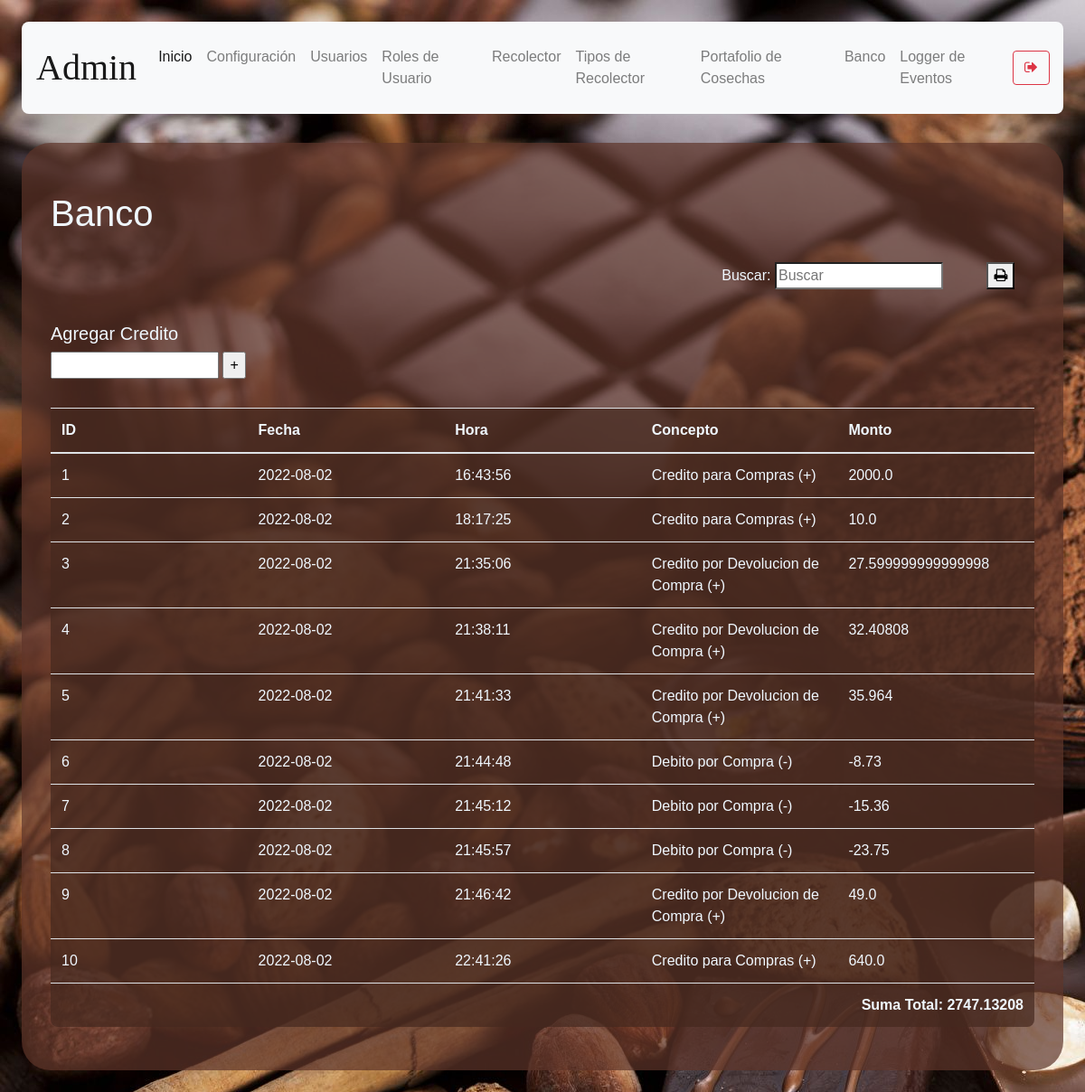
/bank (signed in), run on the app's committed database.
### models/bank.py (models this page shows, shortened)
class Bank(db.Model):
    __tablename__ = 'bank'
    id = db.Column( db.Integer, primary_key = True )
    amountCredit = db. Column( db.Float, nullable = False )
    date = db.Column( db.String(10), nullable = False )
    time = db.Column( db.String(20), nullable = False )
    description = db.Column(db.String(50), nullable = False)
    amount = db. Column( db.Float, nullable = False )

### routes/bank.py (the view)
@bank.route('/bank')
def index():
    if( not verify_permissions(session, User, allowed_rols) ):
        return redirect(url_for('auth.index'))
    banks = Bank.query.all()
    total_cantidad = sum(bank.amount for bank in banks)
    if 'management-status' not in session:
        return render_template('bank.html', status="",\
            banks = banks, total_cantidad=total_cantidad)
    status = session['management-status']
    session.pop('management-status', None)
    return render_template("bank.html", banks=banks, total_cantidad=total_cantidad)

### models/user.py (called while the page is built)
    def get_user_rol_by_username( self, username ):
        user_rol_id = User.query.filter_by(username = username).first().user_rol_id
        user_rol = User_rol.query.get(user_rol_id).description
        return user_rol

### utils/functions.py (called while the page is built)
def verify_permissions(session, User, allowed=['admin']):
    return 'username' in session and \
    ( allowed == 'all' or User.get_user_rol_by_username(User, session['username']) in allowed)

### templates/bank.html (shortened to what this page needs)
{% extends "base.html" %}
{% block content %}
    <h1>Banco</h1>
    <p align="right">
        Buscar: <input id ="search-bar" onkeyup="searchEngine()" type="search" name="busqueda" placeholder="Buscar">
        <button><a onclick="javascript:generatePDF('miTabla');"><i class="fa fa-print" aria-hidden="true"></i></a></button>
    </p>
    {% if session['rol'] in ['admin', 'shopping-manager'] %}
    <h5>Agregar Credito</h5>
    <form action="/bank/add-credit" method="post">
        <input type="number" step="0.01" name="amount">
        <input type="submit" value="+">
    </form>
    {% endif %}
    <table class="table content-table" id="miTabla">
        <thead>
            <th>ID</th>
            <th>Fecha</th>
            <th>Hora</th>
            <th>Concepto</th>
            <th>Monto</th>
        </thead>
        <tbody id = table-body-data>
        {% for bank in banks %}
        <tr>
            <td>{{ bank.id }}</td>
            <td>{{ bank.date }}</td>
            <td>{{ bank.time }}</td>
            <td>{{ bank.description }}</td>
            <td>{{ bank.amount }}</td>
        </tr>
        {% endfor %}
        <tr>
            <th scope="row" colspan="5" style="text-align: right;" step=".01">Suma Total: {{total_cantidad}}</th>
        </tr>
    </tbody>
    </table>
{% endblock %}

### static/styles/main.css (style rules this page uses)
body { background-color:aliceblue; background-image: url("../media/2316549.jpg"); margin: 2%; font-family: 'Gill Sans', 'Gill Sans MT', Calibri, 'Trebuchet MS', sans-serif; }
button { margin: 2%; }
h1, h2 { margin-top: 2%; }
.content-table { background-color: rgba(69, 40, 31, 0.7); padding: 2em; color:aliceblue; margin-top: 2em; border-radius: .5em; }
table { width:100%; table-layout:fixed; }
td { word-wrap:break-word; }

### data on the page
Bank: id "1", date "2022-08-02", time "16:43:56", description "Credito para Compras (+)", amount "2000.0"
Bank: id "2", date "2022-08-02", time "18:17:25", description "Credito para Compras (+)", amount "10.0"
Bank: id "3", date "2022-08-02", time "21:35:06", description "Credito por Devolucion de Compra (+)", amount "27.599999999999998"
Bank: id "4", date "2022-08-02", time "21:38:11", description "Credito por Devolucion de Compra (+)", amount "32.40808"
Bank: id "5", date "2022-08-02", time "21:41:33", description "Credito por Devolucion de Compra (+)", amount "35.964"
Bank: id "6", date "2022-08-02", time "21:44:48", description "Debito por Compra (-)", amount "-8.73"
Bank: id "7", date "2022-08-02", time "21:45:12", description "Debito por Compra (-)", amount "-15.36"
Bank: id "8", date "2022-08-02", time "21:45:57", description "Debito por Compra (-)", amount "-23.75"
Bank: id "9", date "2022-08-02", time "21:46:42", description "Credito por Devolucion de Compra (+)", amount "49.0"
Bank: id "10", date "2022-08-02", time "22:41:26", description "Credito para Compras (+)", amount "640.0"

### other printed values
{{ session['username'] }} "Admin"
{{ total_cantidad }} "2747.13208"
